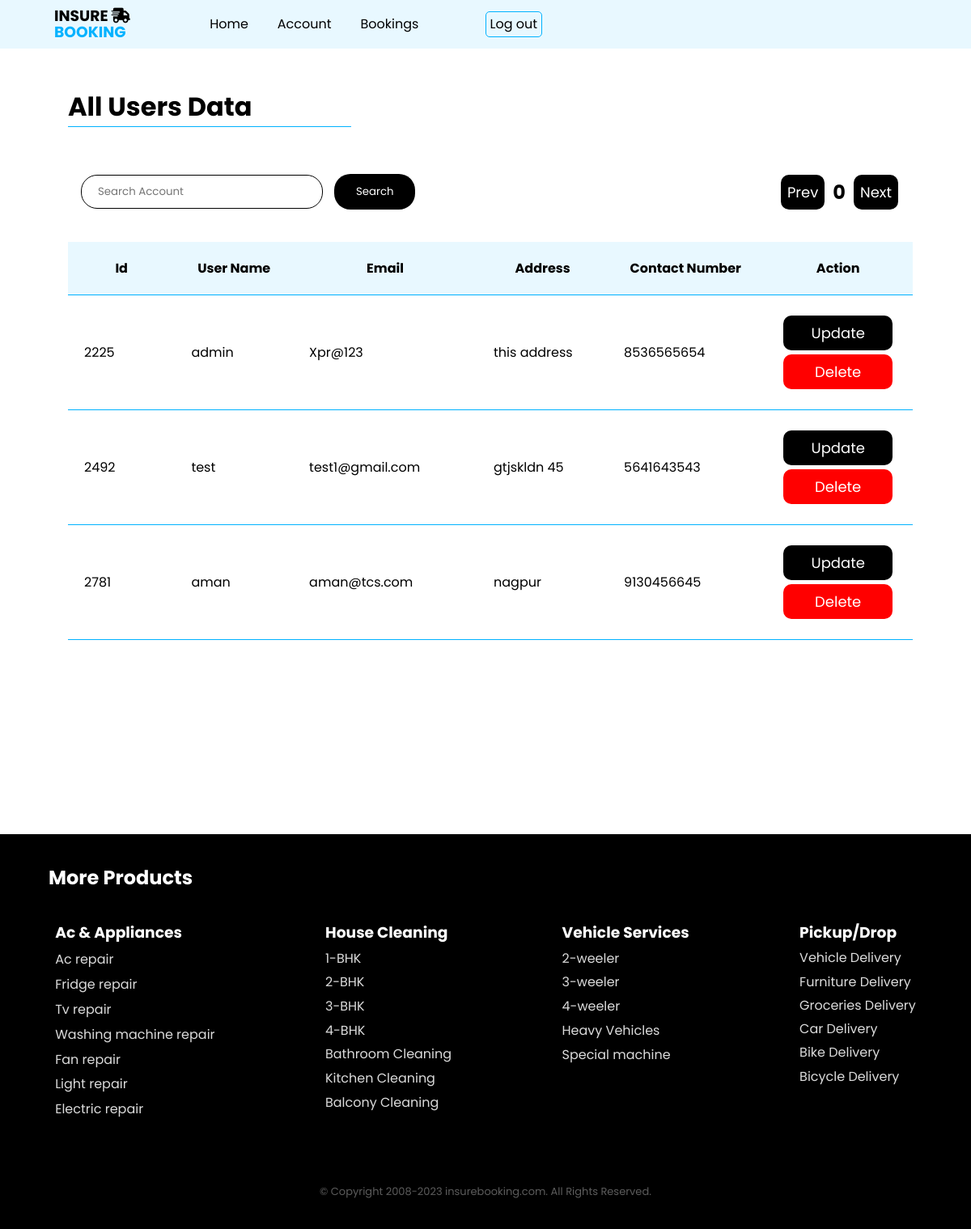
/userlist/0 (signed in), run on the app's committed database.
### tables this page shows
CREATE TABLE customers 
            (id integer primary key, 
            name text, 
            email text,
            password text, 
            address text, 
            phone_no text);

### routes/routes.py (the view)
def userList(offset):
    auth = isUserLogin()
    isUser = beforeUserLogin(auth)
    if isUser:
        return isUser
    users = db.get_all_customers(int(offset)*4)
    print(users)
    return render_template('pages/userList.html' , auth=auth , users=users, offset=offset)

### db/sqlContext.py (called while the page is built)
    def __enter__(self):
        self.connection = sqlite3.connect(self.host)
        return self.connection

    def __exit__(self, exc_type, exc_val, exc_tb):
        self.connection.commit()
        self.connection.close()

### db/sqlUtilities.py (called while the page is built)
    def get_all_customers(self ,offset):
        with SqliteConnection('data.db') as connection:
            cursor = connection.cursor()
            print('sfs',offset)
            cursor.execute("select * from customers limit ?,4" , (offset,))
            customers = cursor.fetchall()
            return customers

### routes/routes.py (called while the page is built)
def beforeUserLogin(user):
    if (  len(user) == 0 ):
        popupContent["heading"] = 'You need to login'
        popupContent['description'] = ''
        popupContent['btn2']['url'] = '/login'
        popupContent['btn2']['text'] = 'Login'
        popupContent['data'] = {}
        return showPopup(res=popupContent)

def isUserLogin():
    return session['userId'] if 'userId' in session else ()

### templates/pages/userList.html (shortened to what this page needs)
 {% extends 'base.html' %}
{% block body %}
        <div class="heading">
            <h1>All Users Data</h1>
        </div>
        <div class="pagi">
            <form
                    class="search"
                    action="/searchUser"
                    method="post"
            >
                <input
                        name="searchParams"
                        type="text"
                        placeholder="Search Account"
                        style="padding:20px;"
                >
                <button
                        class="search-button"
                        type="submit"
                        style="padding:12px;"
                >Search</button>
            </form>
            <div class="pagi-button">
                <a class="button" href="/userlist/0">Prev</a>
                <h2>{{offset}}</h2>
                <a class="button" href="/userlist/1">Next</a>
            </div>
        </div>
        <div class="table">
            <div class="table-body">
                <table>
                    <tr>
                        <th>Id</th>
                        <th>User Name</th>
                        <th>Email</th>
                        <th>Address</th>
                        <th>Contact Number</th>
                        <th>Action</th>
                    </tr>
                    {% for i in range(users|length) %}
                    <tr>
                        <td>{{users[i][0]}}</td>
                        <td>{{users[i][1]}}</td>
                        <td>{{users[i][2]}}</td>
                        <td>{{users[i][4]}}</td>
                        <td>{{users[i][5]}}</td>
                        <td>
                            <a class="button" href="/update_userData/{{users[i][0]}}" >Update</a>
                            <a class="button" href="/delete_userData/{{users[i][0]}}" style="background-color: red;">Delete</a>
                        </td>
                    </tr>
                    {% endfor %}
                </table>
            </div>
        </div>
{% endblock %}

### static/style.css (style rules this page uses)
* { margin: 0; padding: 0; font-family: 'Poppins', sans-serif; }
* { box-sizing: border-box }
.heading h1 { margin: 4%; margin-left: 7%; width: 350px; border-bottom: 1px solid #00B2FF; }
.main .table { margin-left: 7%; margin-top: 30px; display: flex; justify-content: left; width:87%; }
.table .table-body table { border-collapse: collapse; width: 100%; margin-bottom: 30vh; }
th ,td { border-bottom: 1px solid #00B2FF; padding: 20px; width:1900px; }
td .button,.button { text-decoration: none; color: white; padding: 8px; margin:5px; cursor: pointer; border: none; background-color: black; border-radius: 10px; transition: 0.3s ease-in-out; display:flex; justify-content:center; font-size: 18px; }
th { background-color: #E8F8FF; }
.pagi { display: flex; justify-content: space-between; align-items: center; width: 85%; margin-left: 100px; }
.pagi-button { display: flex; align-items: center; justify-content: space-between; }
.pagi-button .button { margin: 10px; }
.pagi input { padding: 5px; height: 30px; border: 1px solid #000000; border-radius: 20px; }
.search-button { text-align: center; color: white; padding: 6px; margin: 10px; width: 100px; cursor: pointer; border: none; background-color: black; border-radius: 20px; transition: 0.3s ease-in-out; text-decoration: none; }

### data on the page
customers: id "2225", name "admin", email "Xpr@123", address "this address", phone_no "8536565654"
customers: id "2492", name "test", email "test1@gmail.com", address "gtjskldn 45", phone_no "5641643543"
customers: id "2781", name "aman", email "aman@tcs.com", address "nagpur", phone_no "9130456645"

### other printed values
{{ offset }} "0"
